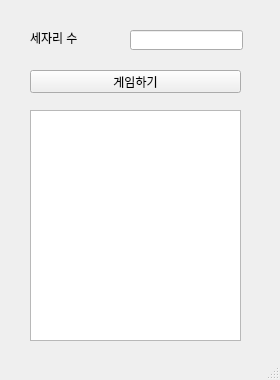
<?xml version="1.0" encoding="UTF-8"?>
<ui version="4.0">
 <class>MainWindow</class>
 <widget class="QMainWindow" name="MainWindow">
  <property name="geometry">
   <rect>
    <x>0</x>
    <y>0</y>
    <width>280</width>
    <height>380</height>
   </rect>
  </property>
  <property name="windowTitle">
   <string>MainWindow</string>
  </property>
  <widget class="QWidget" name="centralwidget">
   <widget class="QLabel" name="lbl">
    <property name="geometry">
     <rect>
      <x>30</x>
      <y>30</y>
      <width>91</width>
      <height>16</height>
     </rect>
    </property>
    <property name="text">
     <string>세자리 수</string>
    </property>
   </widget>
   <widget class="QPushButton" name="pb">
    <property name="geometry">
     <rect>
      <x>30</x>
      <y>70</y>
      <width>211</width>
      <height>23</height>
     </rect>
    </property>
    <property name="text">
     <string>게임하기</string>
    </property>
   </widget>
   <widget class="QTextEdit" name="te">
    <property name="geometry">
     <rect>
      <x>30</x>
      <y>110</y>
      <width>211</width>
      <height>231</height>
     </rect>
    </property>
   </widget>
   <widget class="QLineEdit" name="le">
    <property name="geometry">
     <rect>
      <x>130</x>
      <y>30</y>
      <width>113</width>
      <height>20</height>
     </rect>
    </property>
   </widget>
  </widget>
  <widget class="QMenuBar" name="menubar">
   <property name="geometry">
    <rect>
     <x>0</x>
     <y>0</y>
     <width>280</width>
     <height>21</height>
    </rect>
   </property>
  </widget>
  <widget class="QStatusBar" name="statusbar"/>
 </widget>
 <resources/>
 <connections/>
</ui>
